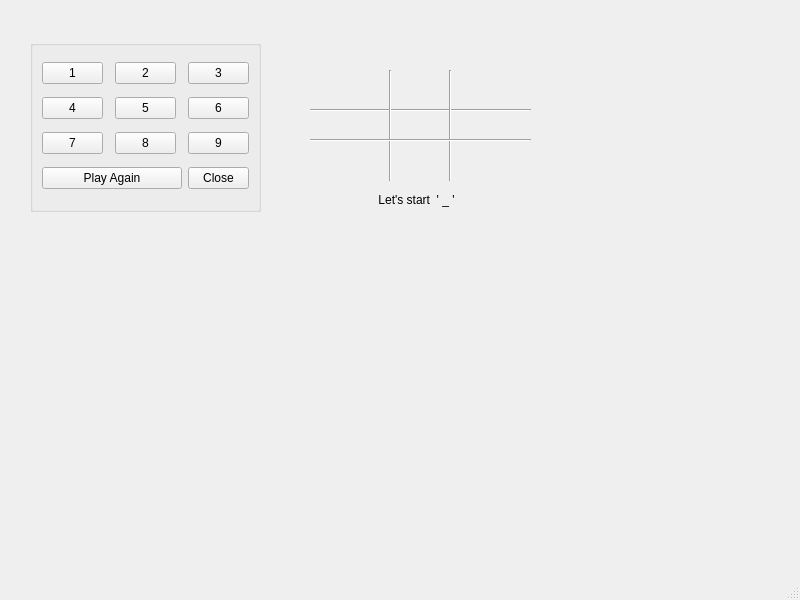
<?xml version="1.0" encoding="UTF-8"?>
<ui version="4.0">
 <class>MainWindow</class>
 <widget class="QMainWindow" name="MainWindow">
  <property name="geometry">
   <rect>
    <x>0</x>
    <y>0</y>
    <width>800</width>
    <height>600</height>
   </rect>
  </property>
  <property name="windowTitle">
   <string>MainWindow</string>
  </property>
  <widget class="QWidget" name="centralwidget">
   <widget class="Line" name="line">
    <property name="geometry">
     <rect>
      <x>310</x>
      <y>100</y>
      <width>221</width>
      <height>20</height>
     </rect>
    </property>
    <property name="orientation">
     <enum>Qt::Horizontal</enum>
    </property>
   </widget>
   <widget class="Line" name="line_3">
    <property name="geometry">
     <rect>
      <x>440</x>
      <y>70</y>
      <width>20</width>
      <height>111</height>
     </rect>
    </property>
    <property name="orientation">
     <enum>Qt::Vertical</enum>
    </property>
   </widget>
   <widget class="Line" name="line_4">
    <property name="geometry">
     <rect>
      <x>380</x>
      <y>70</y>
      <width>20</width>
      <height>111</height>
     </rect>
    </property>
    <property name="orientation">
     <enum>Qt::Vertical</enum>
    </property>
   </widget>
   <widget class="QWidget" name="layoutWidget">
    <property name="geometry">
     <rect>
      <x>330</x>
      <y>140</y>
      <width>181</width>
      <height>31</height>
     </rect>
    </property>
    <layout class="QHBoxLayout" name="horizontalLayout_4">
     <item>
      <widget class="QLabel" name="label_77">
       <property name="text">
        <string/>
       </property>
       <property name="alignment">
        <set>Qt::AlignCenter</set>
       </property>
      </widget>
     </item>
     <item>
      <widget class="QLabel" name="label_88">
       <property name="text">
        <string/>
       </property>
       <property name="alignment">
        <set>Qt::AlignCenter</set>
       </property>
      </widget>
     </item>
     <item>
      <widget class="QLabel" name="label_99">
       <property name="text">
        <string/>
       </property>
       <property name="alignment">
        <set>Qt::AlignCenter</set>
       </property>
      </widget>
     </item>
    </layout>
   </widget>
   <widget class="Line" name="line_2">
    <property name="geometry">
     <rect>
      <x>310</x>
      <y>130</y>
      <width>221</width>
      <height>20</height>
     </rect>
    </property>
    <property name="orientation">
     <enum>Qt::Horizontal</enum>
    </property>
   </widget>
   <widget class="QGroupBox" name="groupBox">
    <property name="geometry">
     <rect>
      <x>30</x>
      <y>40</y>
      <width>231</width>
      <height>172</height>
     </rect>
    </property>
    <property name="title">
     <string/>
    </property>
    <layout class="QGridLayout" name="gridLayout">
     <item row="6" column="0" colspan="4">
      <widget class="QPushButton" name="pushButton_start">
       <property name="text">
        <string>Play Again</string>
       </property>
      </widget>
     </item>
     <item row="0" column="0">
      <widget class="QPushButton" name="pushButton_1">
       <property name="text">
        <string>1</string>
       </property>
      </widget>
     </item>
     <item row="1" column="0">
      <widget class="QPushButton" name="pushButton_4">
       <property name="text">
        <string>4</string>
       </property>
      </widget>
     </item>
     <item row="2" column="0">
      <widget class="QPushButton" name="pushButton_7">
       <property name="text">
        <string>7</string>
       </property>
      </widget>
     </item>
     <item row="0" column="2">
      <widget class="QPushButton" name="pushButton_2">
       <property name="text">
        <string>2</string>
       </property>
      </widget>
     </item>
     <item row="1" column="2">
      <widget class="QPushButton" name="pushButton_5">
       <property name="text">
        <string>5</string>
       </property>
      </widget>
     </item>
     <item row="2" column="2">
      <widget class="QPushButton" name="pushButton_8">
       <property name="text">
        <string>8</string>
       </property>
      </widget>
     </item>
     <item row="0" column="6">
      <widget class="QPushButton" name="pushButton_3">
       <property name="text">
        <string>3</string>
       </property>
      </widget>
     </item>
     <item row="1" column="6">
      <widget class="QPushButton" name="pushButton_6">
       <property name="text">
        <string>6</string>
       </property>
      </widget>
     </item>
     <item row="2" column="6">
      <widget class="QPushButton" name="pushButton_9">
       <property name="text">
        <string>9</string>
       </property>
      </widget>
     </item>
     <item row="6" column="6">
      <widget class="QPushButton" name="pushButton_11">
       <property name="text">
        <string>Close</string>
       </property>
      </widget>
     </item>
    </layout>
   </widget>
   <widget class="QLabel" name="label_7">
    <property name="geometry">
     <rect>
      <x>106</x>
      <y>230</y>
      <width>371</width>
      <height>20</height>
     </rect>
    </property>
    <property name="text">
     <string/>
    </property>
    <property name="alignment">
     <set>Qt::AlignCenter</set>
    </property>
   </widget>
   <widget class="QWidget" name="layoutWidget">
    <property name="geometry">
     <rect>
      <x>330</x>
      <y>79</y>
      <width>181</width>
      <height>31</height>
     </rect>
    </property>
    <layout class="QHBoxLayout" name="horizontalLayout">
     <item>
      <widget class="QLabel" name="label_1">
       <property name="text">
        <string/>
       </property>
       <property name="alignment">
        <set>Qt::AlignCenter</set>
       </property>
      </widget>
     </item>
     <item>
      <widget class="QLabel" name="label_2">
       <property name="text">
        <string/>
       </property>
       <property name="alignment">
        <set>Qt::AlignCenter</set>
       </property>
      </widget>
     </item>
     <item>
      <widget class="QLabel" name="label_3">
       <property name="text">
        <string/>
       </property>
       <property name="alignment">
        <set>Qt::AlignCenter</set>
       </property>
      </widget>
     </item>
    </layout>
   </widget>
   <widget class="QWidget" name="layoutWidget">
    <property name="geometry">
     <rect>
      <x>330</x>
      <y>110</y>
      <width>181</width>
      <height>31</height>
     </rect>
    </property>
    <layout class="QHBoxLayout" name="horizontalLayout_2">
     <item>
      <widget class="QLabel" name="label_4">
       <property name="text">
        <string/>
       </property>
       <property name="alignment">
        <set>Qt::AlignCenter</set>
       </property>
      </widget>
     </item>
     <item>
      <widget class="QLabel" name="label_5">
       <property name="text">
        <string/>
       </property>
       <property name="alignment">
        <set>Qt::AlignCenter</set>
       </property>
      </widget>
     </item>
     <item>
      <widget class="QLabel" name="label_6">
       <property name="text">
        <string/>
       </property>
       <property name="alignment">
        <set>Qt::AlignCenter</set>
       </property>
      </widget>
     </item>
    </layout>
   </widget>
   <widget class="QLabel" name="label">
    <property name="geometry">
     <rect>
      <x>346</x>
      <y>190</y>
      <width>141</width>
      <height>20</height>
     </rect>
    </property>
    <property name="text">
     <string>Let's start  ' _ '</string>
    </property>
    <property name="alignment">
     <set>Qt::AlignCenter</set>
    </property>
   </widget>
  </widget>
  <widget class="QMenuBar" name="menubar">
   <property name="geometry">
    <rect>
     <x>0</x>
     <y>0</y>
     <width>800</width>
     <height>21</height>
    </rect>
   </property>
  </widget>
  <widget class="QStatusBar" name="statusbar"/>
 </widget>
 <resources/>
 <connections>
  <connection>
   <sender>pushButton_11</sender>
   <signal>clicked()</signal>
   <receiver>MainWindow</receiver>
   <slot>close()</slot>
   <hints>
    <hint type="sourcelabel">
     <x>225</x>
     <y>195</y>
    </hint>
    <hint type="destinationlabel">
     <x>321</x>
     <y>202</y>
    </hint>
   </hints>
  </connection>
 </connections>
</ui>
